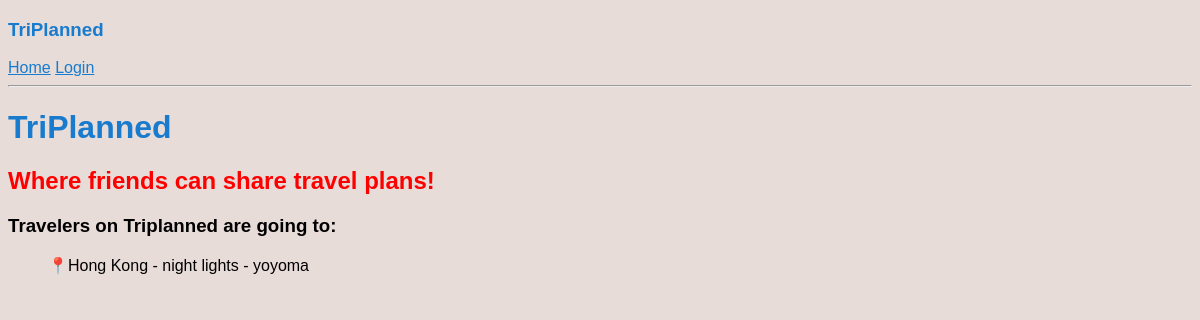
Before: / with the older database file.
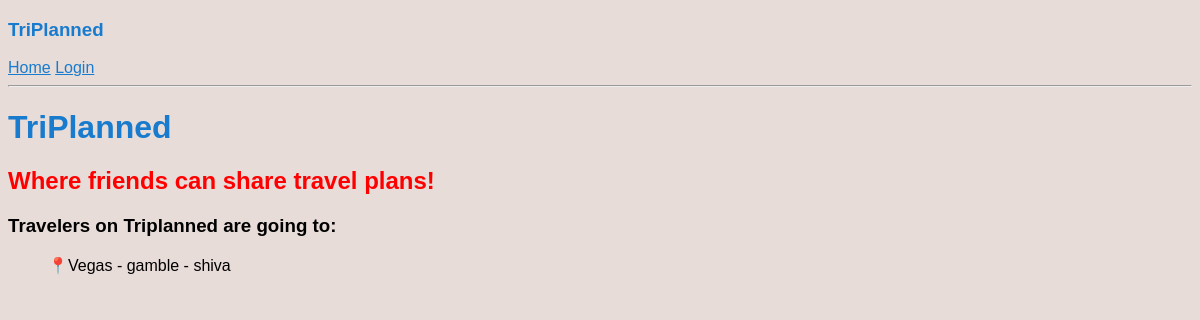
After: the same page with the newer database file.
### models.py (models this page shows, shortened)
class Post(db.Model):
    id = db.Column(db.Integer, primary_key=True)
    city = db.Column(db.String(140))
    country = db.Column(db.String(140))
    description = db.Column(db.String(140))
    timestamp = db.Column(db.DateTime, index=True, default=datetime.utcnow)
    user_id = db.Column(db.Integer, db.ForeignKey('user.id'))
    likes = db.relationship('Like', backref='post', lazy='dynamic')

class User(UserMixin, db.Model):
    id = db.Column(db.Integer, primary_key=True)
    username = db.Column(db.String(64), index=True, unique=True)
    email = db.Column(db.String(120), index=True, unique=True)
    password_hash = db.Column(db.String(128))
    posts = db.relationship('Post', backref='author', lazy='dynamic')
    liked = db.relationship('Like', backref='user', lazy='dynamic')

### routes.py (the view)
@app.route('/')
def index():
    posts = Post.query.all()
    if not posts:
        posts=[]
    return render_template('landing_page.html', posts=posts)

### templates/landing_page.html
{% extends "base.html" %}
{% block content %}
	<h1 class="blue">TriPlanned</h1>
	<h2 style="color:red">Where friends can share travel plans!</h2>
	<h3 >Travelers on Triplanned are going to:</h3>
	{% for post in posts %}
		<ul>&#128205;{{ post.city }} - {{ post.description }} - {{ post.author.username }}</ul>
    {% endfor %}
{% endblock %}

### templates/base.html (shortened to what this page needs)
<!DOCTYPE html>
<html lang="en" xml:lang="en">
    <head>
    </head>
    <body>
        <div>
            <h3 class="blue">TriPlanned</h3>
            {% if current_user.is_anonymous %}
            <a class="blue pull-left" href="{{ url_for('index') }}">Home</a>
            <a class="blue pull-right" href="{{ url_for('login') }}">Login</a>
            {% else %}
            <a class="blue pull-left" href="{{ url_for('loggedin', username=current_user.username) }}">Home</a>
            <a class="blue pull-right" href="{{ url_for('user', username=current_user.username) }}">Profile</a>
            <a class="blue pull-left" href="{{ url_for('logout') }}">Logout</a>
            {% endif %}
        </div>
        <hr>
        {% block content %}{% endblock %}
    </body>
</html>

### templates/base.html (style rules this page uses)
body { background-color: #E8DCD9; font-family:'Lucida Sans', 'Lucida Sans Regular', 'Lucida Grande', 'Lucida Sans Unicode', Geneva, Verdana, sans-serif }
.blue { color:#187bcd }

Changed rows visible on the page:
removed Post: city "Hong Kong", description "night lights", author.username "yoyoma"
added Post: city "Vegas", description "gamble", author.username "shiva"
